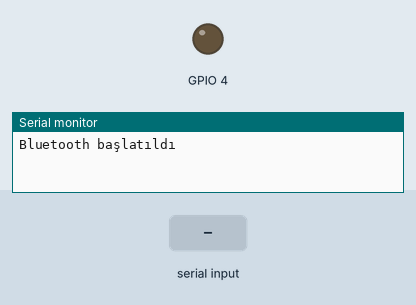
A sketch run on a simulated ESP32. Parts: output pins drawn as LEDs (lit = HIGH), the last lines printed to the serial monitor. The test bench sets the inputs (shaded band). Nothing arrives over Bluetooth unless stated.

Above: at 1.2 s.
1.3 s: "azalt\n" received over the second serial link
At 2.0 s:
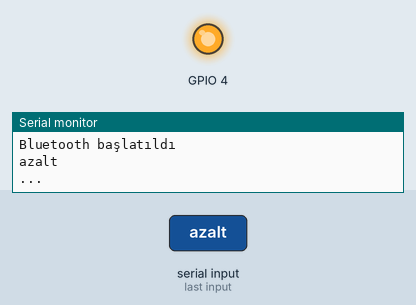
2.8 s: "90,45\n" received over the second serial link
At 3.2 s:
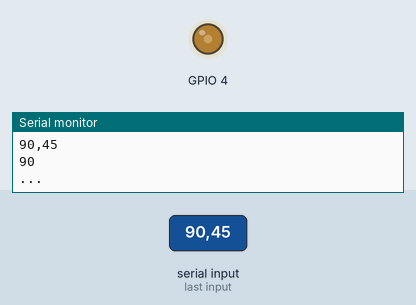
4.3 s: "200\n" received over the second serial link
At 5.5 s:
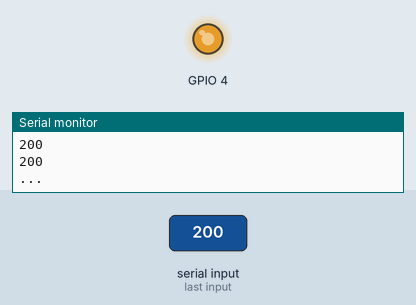
5.8 s: "90\n" received over the second serial link
At 6.6 s:
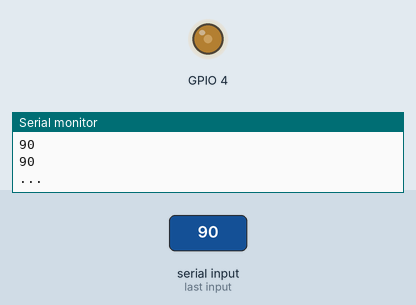
Timing chart, 0 to 8.3 s (numbered marks = the images above; inputs shaded):
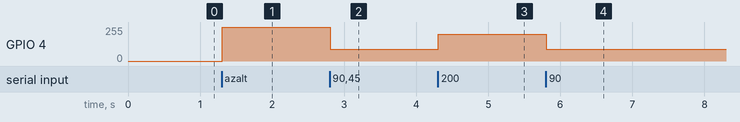

Measured:
- after the input at 1.3 s, GPIO 4: 0/255 → 255/255 at once
- after the input at 2.8 s, GPIO 4: 255/255 → 90/255 at once
- after the input at 4.3 s, GPIO 4: 90/255 → 199/255 at once
- after the input at 5.8 s, GPIO 4: 199/255 → 90/255 at once

The sketch:

bluetooth__android.apk.ino
```cpp
#include "BluetoothSerial.h"// bluetooth kütüphanesi
BluetoothSerial SerialBT;// obje oluşturma
void kurulum();
void setup() {
  Serial.begin(115200);
  pinMode(4,OUTPUT);
  SerialBT.begin("ESP32test"); //Esp 32 Bluetooth device name
  Serial.println("Bluetooth başlatıldı ");
  // pwm kurulumu pin 4 ch 0
  ledcSetup(0, 5000, 8);// frekans 5k resolution 8 chanel 0
  ledcAttachPin(4, 0); // pin 4 ch 0

}

    char gelen_data; // bluetooth ile gelen data
    String mesaj;  // gelen datayı encode edip içine aktardığımız mesaj .
    char giden_data;// bluetooth ile giden  data
    int x=0; // pwm duty cycle
    int temp=0; // sesli komut ile arttırmak ve azaltmak  için değişken
    void loop() {


   kurulum(); // bluetooth data kontrol
// Sesli komuttan gelen veriler ile kontrol
   if(mesaj=="aç"){
    ledcWrite(0, 255);

    }
    if(mesaj=="kapat"){
    ledcWrite(0, 0);

    }
    if(mesaj=="arttır"){

    temp=temp+50;
    ledcWrite(0, temp );

    }
    if(mesaj=="azalt"){

    temp=temp-50;
    ledcWrite(0, temp );
    }
  }
  void kurulum(){


      if (SerialBT.available()) { // eğer data gelmiş ise aşşağıdaki işlemleri yap
    gelen_data=SerialBT.read();// datayı oku
    Serial.write(gelen_data);// datayı encode edip bastır

    if(gelen_data != '\n'){ mesaj+=gelen_data; // el ile gelen datayı encode yapma işlemi
    }
    else{
       x = mesaj.toInt();// string metnini integera dönüştürme
      if(x==0){}
      else{
      ledcWrite(0, x);// pwm duty cycle ayarlama
      Serial.println(x);// konsola bastırma
      }
    mesaj = "";// enter karakteri geldiğinde mesajı sıfırlama
    Serial.println("...");// mesaj sıfırlanınca konsola sinyal bastırma
    }

  }
  if (Serial.available()) {// kosolda yazı yollandığını kontrol etme
    giden_data=Serial.read(); // yazılan yazıyı değişkene atama
    SerialBT.write(giden_data);// bt ile data yollama
  }
    }
```
